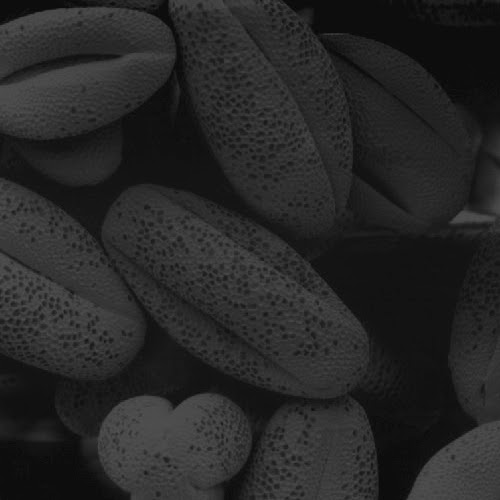
#> input picture LABORATORIOS/5. FRECUENCIA/darkPollen.jpg, 500 x 500 px
$ jupyter execute freq3d_gray_scale.ipynb
#> lines starting #> are read from the running program, lines starting #| are printed output that depends on the picture
[cell 1]
import cv2
import numpy as np
import matplotlib.pyplot as plt
from mpl_toolkits.mplot3d import Axes3D

[cell 2]
img = cv2.imread('darkPollen.jpg', cv2.IMREAD_GRAYSCALE)
#> img is the input picture: shape (500, 500); min 5, max 85, mean 38.8

dft = cv2.dft(np.float32(img), flags=cv2.DFT_COMPLEX_OUTPUT)
dft_shift = np.fft.fftshift(dft)

magnitude_spectrum = 20*np.log(cv2.magnitude(dft_shift[:, :, 0], dft_shift[:, :, 1]) + 1)
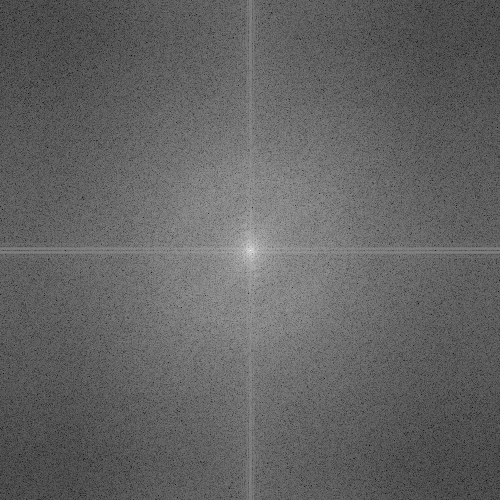
#> magnitude_spectrum: shape (500, 500) float32; min 11.07, max 321.7, mean 132.7; drawn with min black and max white

# Preparando los datos para la gráfica 3d
rows, cols = img.shape
#> rows = 500; cols = 500
u = np.arange(cols)
#> u = 500 values from 0 to 499
v = np.arange(rows)
#> v = 500 values from 0 to 499
U, V = np.meshgrid(u, v)

fig = plt.figure(figsize=(18, 16))
ax = fig.add_subplot(111, projection='3d')

ax.plot_surface(U, V, magnitude_spectrum, cmap='jet')
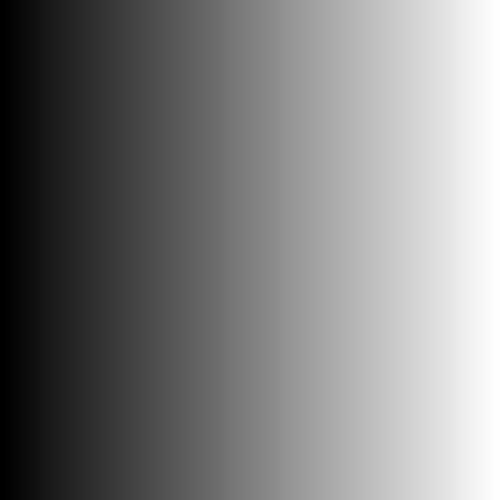
#> U: shape (500, 500) int64; min 0, max 499, mean 249.5; drawn with min black and max white

ax.set_xlabel('Frecuencia Horizontal (u)')
ax.set_ylabel('Frecuencia vertical (v)')
ax.set_zlabel('Magnitud (log)')
ax.set_title('Espectro de Magnitud en 3D')

plt.show()
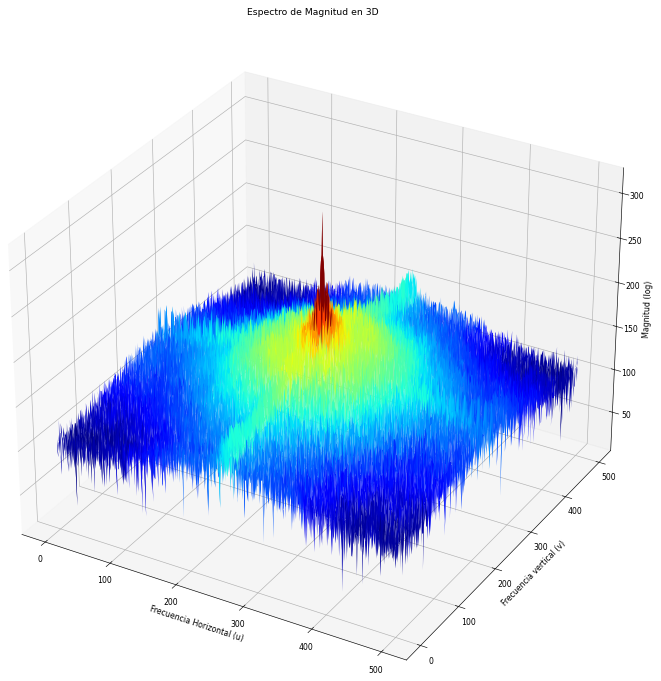
#> figure drawn by matplotlib, 1 panel
